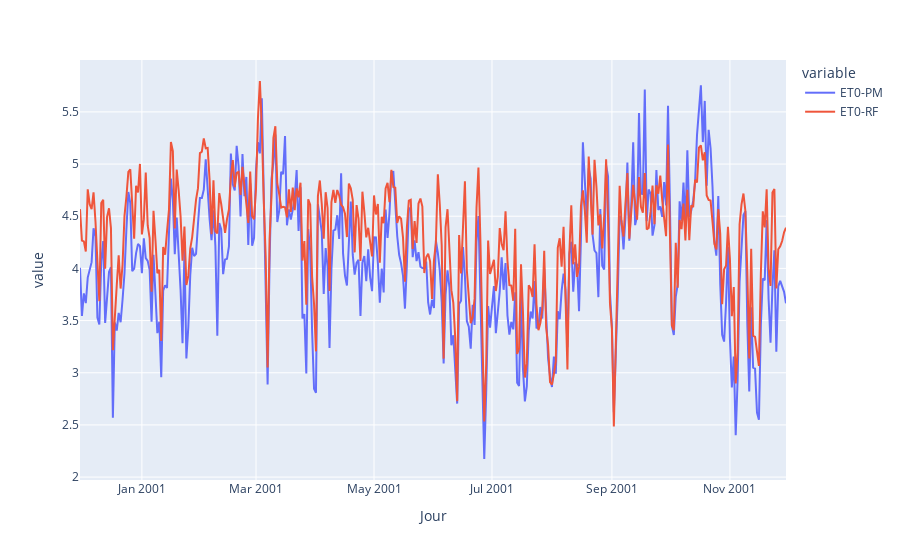

Write notebook code for a chart like this one.
### Code cell
# time-series of ET0-PM vs inferred ET0-RF 
fig = px.line(df_weather, x='Jour', y=["ET0-PM","ET0-RF"])
fig.show()

### Figure 1 — Plotly figure (JSON) as saved in the notebook; plotly's stock layout.template omitted (floating-point values rounded to 4 significant figures; data arrays with more than 128 entries replaced by an {"elided": "..."} marker saying what was removed)
{"data": [{"hovertemplate": "variable=ET0-PM<br>Jour=%{x}<br>value=%{y}<extra></extra>", "legendgroup": "ET0-PM", "line": {"color": "#636efa", "dash": "solid"}, "marker": {"symbol": "circle"}, "mode": "lines", "name": "ET0-PM", "orientation": "v", "showlegend": true, "type": "scatter", "x": {"elided": "366 str values"}, "xaxis": "x", "y": {"elided": "366 float values"}, "yaxis": "y"}, {"hovertemplate": "variable=ET0-RF<br>Jour=%{x}<br>value=%{y}<extra></extra>", "legendgroup": "ET0-RF", "line": {"color": "#EF553B", "dash": "solid"}, "marker": {"symbol": "circle"}, "mode": "lines", "name": "ET0-RF", "orientation": "v", "showlegend": true, "type": "scatter", "x": {"elided": "366 str values"}, "xaxis": "x", "y": {"elided": "366 float values"}, "yaxis": "y"}], "layout": {"legend": {"title": {"text": "variable"}, "tracegroupgap": 0}, "margin": {"t": 60}, "xaxis": {"anchor": "y", "domain": [0, 1], "title": {"text": "Jour"}}, "yaxis": {"anchor": "x", "domain": [0, 1], "title": {"text": "value"}}}}
